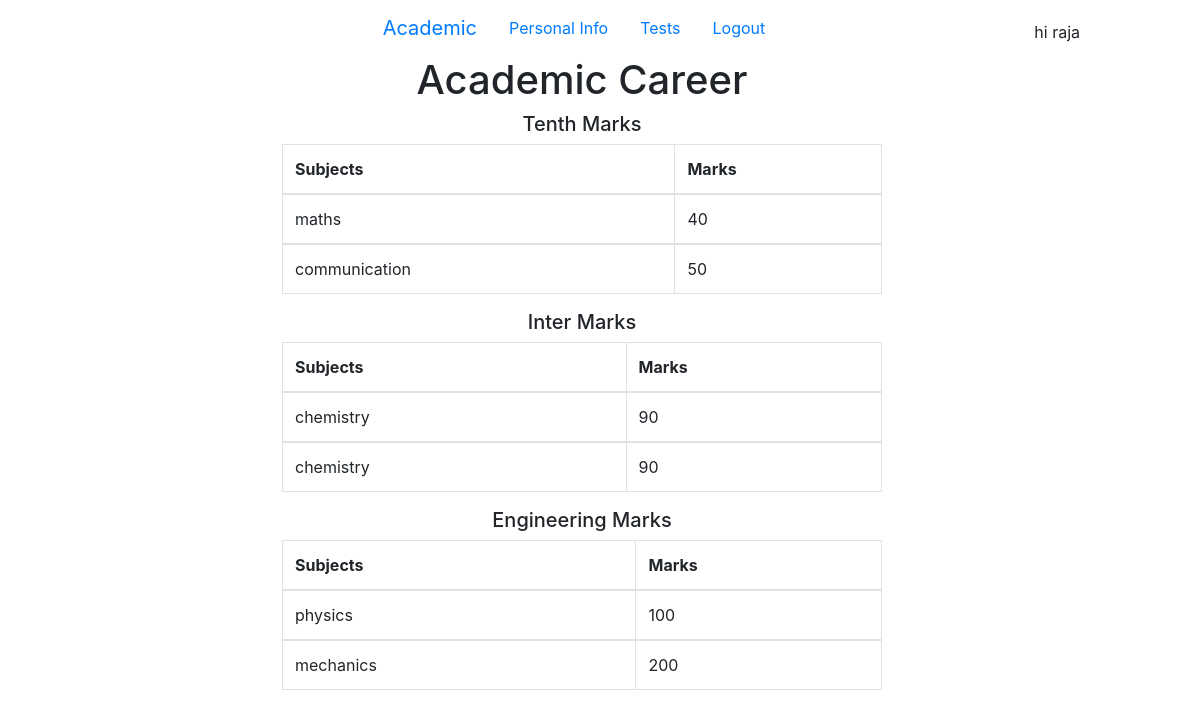
/student/academic/ (signed in), run on the app's committed database.
### studentInfo/models.py (models this page shows, shortened)
class Tenth(models.Model):
    tenth_sub_name = models.CharField(max_length=40,blank=True)
    tenth_marks = models.CharField(max_length=40, blank=True)
    user = models.ForeignKey(User, blank=True, on_delete=models.CASCADE)

class Inter(models.Model):
    inter_sub_name = models.CharField(max_length=40, blank=True)
    inter_marks = models.CharField(max_length=40, blank=True)
    user = models.ForeignKey(User, blank=True, on_delete=models.CASCADE)

class Engineering(models.Model):
    engineer_sub_name = models.CharField(max_length=40, blank=True)
    engineer_marks = models.CharField(max_length=40, blank=True)
    user = models.ForeignKey(User, blank=True, on_delete=models.CASCADE)

### studentInfo/views.py (the view)
# urls.py: path('academic/', views.academic, name="academic"),
def academic(request):
    tenth_marks = Tenth.objects.filter(user=request.user)
    inter_marks = Inter.objects.filter(user=request.user)
    engineer_marks = Engineering.objects.filter(user=request.user)
    context = {
        "tenth_marks": tenth_marks,
        "inter_marks": inter_marks,
        "engineer_marks": engineer_marks
    }
    return render(request, "academic.html",context)

### templates/academic.html (shortened to what this page needs)
<!DOCTYPE html>
<html lang="en">
<head>
    <link rel="stylesheet" href="https://cdn.jsdelivr.net/npm/bootstrap@4.6.0/dist/css/bootstrap.min.css"
>
</head>
<body>
    {% include "./nav.html" %}
    <h1> Academic Career </h1>
    {% if tenth_marks %}
    <table style="min-width:300px;max-width: 600px;" class="table table-bordered">
        <thead>
            <tr>
                <th scope="col">Subjects</th>
                <th scope="col">Marks</th>
            </tr>
        </thead>
        <h5> Tenth Marks </h5>
        {% for field in tenth_marks %}
        <tbody>
            <tr>
                <td scope="row"> {{field.tenth_sub_name}} </td>
                <td scope="row"> {{field.tenth_marks}} </td>
            </tr>
        </tbody>
        {% endfor %}
    </table>
    {% endif %}
    {% if inter_marks %}
<table style="min-width:300px;max-width: 600px;" class="table table-bordered">
    <thead>
        <tr>
            <th scope="col">Subjects</th>
            <th scope="col">Marks</th>
        </tr>
    </thead>
    <h5> Inter Marks </h5>
        {% for field in inter_marks %}
        <tbody>
            <tr>
                <td scope="row"> {{field.inter_sub_name}} </td>
                <td scope="row"> {{field.inter_marks}} </td>
            </tr>
        </tbody>
        {% endfor %}
</table>
{% endif %}
{% if engineer_marks %}
<table style="min-width:300px;max-width: 600px;" class="table table-bordered">
    <thead>
        <tr>
            <th scope="col">Subjects</th>
            <th scope="col">Marks</th>
        </tr>
    </thead>
    <h5> Engineering Marks </h5>
    {% for field in engineer_marks %}
        <tbody>
            <tr>
                <td scope="row"> {{field.engineer_sub_name}} </td>
                <td scope="row"> {{field.engineer_marks}} </td>
            </tr>
        </tbody>
        {% endfor %}
    </table>
    {% endif %}
</body>
</html>

### templates/nav.html (shortened to what this page needs)
<!DOCTYPE html>
<html lang="en">
<head>
    <link rel="stylesheet" href="https://cdn.jsdelivr.net/npm/bootstrap@4.6.0/dist/css/bootstrap.min.css"
>
</head>
<body>
    <p class="profile"> hi {{request.user}} </p>
    {% if request.user.is_authenticated == True %}
    <div class="navbar">
        <a class="navbar-brand" href="{% url 'academic' %}">Academic</a>
        <a class="nav-link" href="{% url 'personal' %}"> Personal Info </a>
        <a class="nav-link" href=" {% url 'tests' %} ">Tests</a>
        <a class="nav-link" href=" {% url 'logout_user' %} ">Logout</a>
    </div>
    {% endif %}
</body>
</html>

### templates/academic.html (style rules this page uses)
body { display: flex; flex-direction: column; align-items: center; justify-content: center; }

### templates/nav.html (style rules this page uses)
body { display: flex; flex-direction: column; align-items: center; justify-content: center; width: 97vw; }
.profile { position: absolute; top:20px; right:10vw; }

### data on the page
Tenth: tenth_sub_name "maths", tenth_marks "40"
Tenth: tenth_sub_name "communication", tenth_marks "50"
Inter: inter_sub_name "chemistry", inter_marks "90"
Inter: inter_sub_name "chemistry", inter_marks "90"
Engineering: engineer_sub_name "physics", engineer_marks "100"
Engineering: engineer_sub_name "mechanics", engineer_marks "200"

### other printed values
{{ request.user }} "raja"
